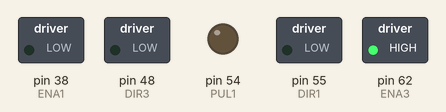
This sketch was run on a simulated Arduino Mega 2560, built with avr-gcc and run on an emulated ATmega2560. On the bench: switched loads named in the sketch (green lamp = pin HIGH), output pins drawn as LEDs (lit = HIGH). Pins used as bus, display or sensor lines are not drawn; what the sketch prints to the serial monitor is not drawn.

Above: at 1.0 s.
At 5.0 s:
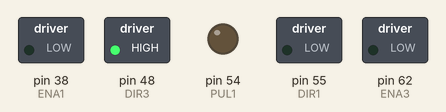
At 11.3 s:
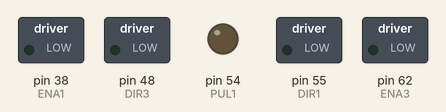
Timing chart, 0 to 16.1 s (numbered marks = the images above):
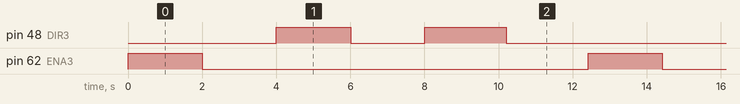

Measured:
- by itself, pin 48 (DIR3): repeats every 12.4 s: LOW 2.0 s, HIGH 2.2 s, LOW 6.2 s, HIGH 2.0 s
- by itself, pin 62 (ENA3): alternates HIGH for 2.0 s and LOW for 10.4 s
- by itself, everything shown: repeats every 12.4 s, in 6 steps

The sketch:

prueba_motores.ino
```cpp
// Firmware de prueba de pines MKS Gen L
// Cada 2 segundos activa un pin diferente
// Observa con multímetro o si el motor responde

// Pines Motor 3 - Codo (Slot Z)
#define PUL3 46
#define DIR3 48
#define ENA3 62

// Pines Motor 1 - Base (Slot X) para comparar
#define PUL1 54
#define DIR1 55
#define ENA1 38

void setup() {
  Serial.begin(115200);

  // Configurar pines como salida
  pinMode(PUL1, OUTPUT);
  pinMode(DIR1, OUTPUT);
  pinMode(ENA1, OUTPUT);

  pinMode(PUL3, OUTPUT);
  pinMode(DIR3, OUTPUT);
  pinMode(ENA3, OUTPUT);

  // Habilitar motores
  digitalWrite(ENA1, LOW);
  digitalWrite(ENA3, LOW);

  Serial.println("=== TEST DE PINES ===");
  Serial.println("Mide con multimetro entre cada pin y GND");
  Serial.println("HIGH = 5V, LOW = 0V");
  Serial.println("====================");
}

void loop() {

  // TEST ENA3 (pin 62)
  Serial.println("ENA3 (pin 62) → HIGH (5V)");
  digitalWrite(ENA3, HIGH);
  delay(2000);
  Serial.println("ENA3 (pin 62) → LOW (0V)");
  digitalWrite(ENA3, LOW);
  delay(2000);

  // TEST DIR3 (pin 48)
  Serial.println("DIR3 (pin 48) → HIGH (5V)");
  digitalWrite(DIR3, HIGH);
  delay(2000);
  Serial.println("DIR3 (pin 48) → LOW (0V)");
  digitalWrite(DIR3, LOW);
  delay(2000);

  // TEST PUL3 (pin 46) - pulsos
  Serial.println("PUL3 (pin 46) → enviando 200 pulsos");
  digitalWrite(DIR3, HIGH);
  for (int i = 0; i < 200; i++) {
    digitalWrite(PUL3, HIGH);
    delayMicroseconds(500);
    digitalWrite(PUL3, LOW);
    delayMicroseconds(500);
  }
  Serial.println("PUL3 → 200 pulsos enviados");
  delay(2000);

  // TEST PUL3 direccion contraria
  Serial.println("PUL3 (pin 46) → enviando 200 pulsos direccion contraria");
  digitalWrite(DIR3, LOW);
  for (int i = 0; i < 200; i++) {
    digitalWrite(PUL3, HIGH);
    delayMicroseconds(500);
    digitalWrite(PUL3, LOW);
    delayMicroseconds(500);
  }
  Serial.println("PUL3 → 200 pulsos enviados direccion contraria");
  delay(2000);

  Serial.println("====================");
  Serial.println("Repitiendo test...");
  Serial.println("====================");
}
```
